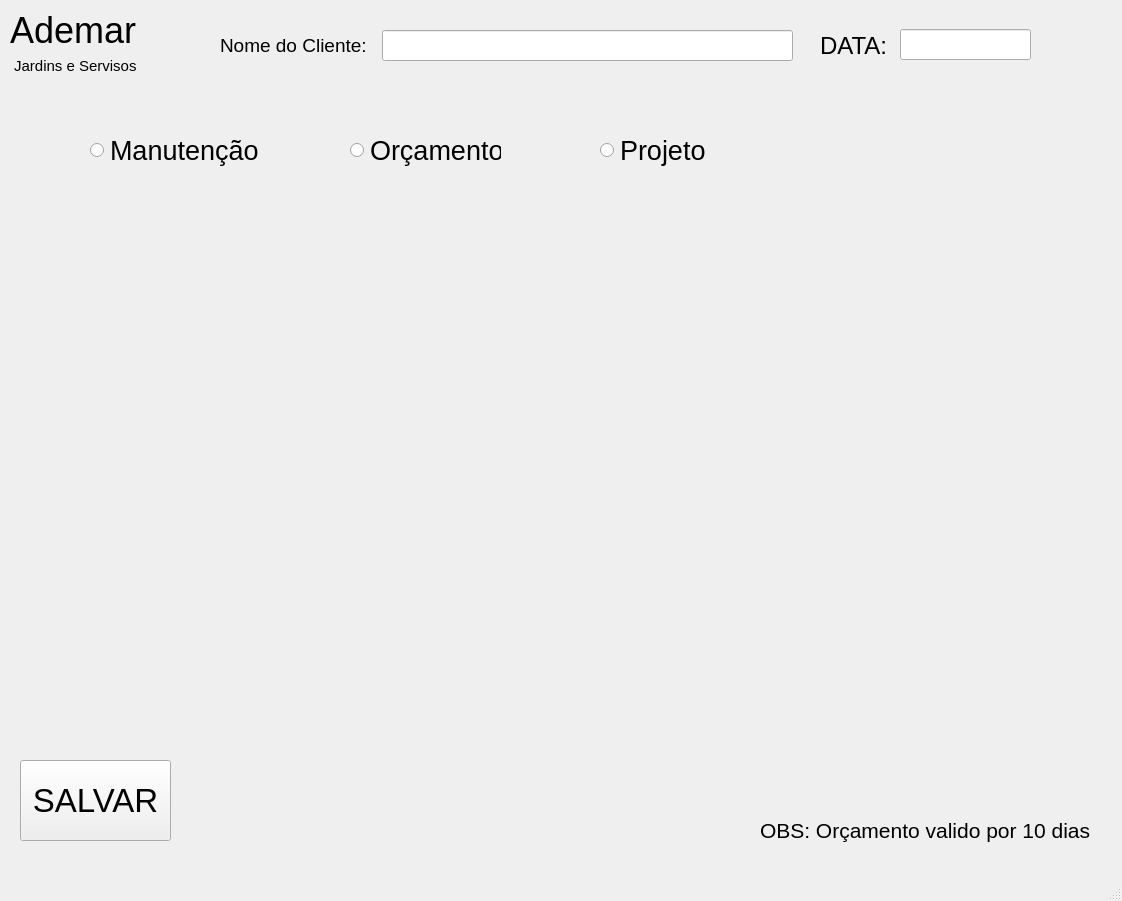
<?xml version="1.0" encoding="UTF-8"?>
<ui version="4.0">
 <class>MainWindow</class>
 <widget class="QMainWindow" name="MainWindow">
  <property name="geometry">
   <rect>
    <x>0</x>
    <y>0</y>
    <width>1122</width>
    <height>901</height>
   </rect>
  </property>
  <property name="windowTitle">
   <string>MainWindow</string>
  </property>
  <widget class="QWidget" name="centralwidget">
   <widget class="QLabel" name="label">
    <property name="geometry">
     <rect>
      <x>10</x>
      <y>10</y>
      <width>131</width>
      <height>41</height>
     </rect>
    </property>
    <property name="font">
     <font>
      <pointsize>27</pointsize>
     </font>
    </property>
    <property name="text">
     <string>Ademar</string>
    </property>
   </widget>
   <widget class="QLabel" name="label_2">
    <property name="geometry">
     <rect>
      <x>10</x>
      <y>50</y>
      <width>131</width>
      <height>31</height>
     </rect>
    </property>
    <property name="font">
     <font>
      <pointsize>11</pointsize>
     </font>
    </property>
    <property name="text">
     <string> Jardins e Servisos</string>
    </property>
   </widget>
   <widget class="QLabel" name="label_3">
    <property name="geometry">
     <rect>
      <x>220</x>
      <y>20</y>
      <width>161</width>
      <height>51</height>
     </rect>
    </property>
    <property name="font">
     <font>
      <pointsize>14</pointsize>
     </font>
    </property>
    <property name="text">
     <string>Nome do Cliente:</string>
    </property>
   </widget>
   <widget class="QLineEdit" name="lineEdit">
    <property name="geometry">
     <rect>
      <x>382</x>
      <y>30</y>
      <width>411</width>
      <height>31</height>
     </rect>
    </property>
    <property name="font">
     <font>
      <kerning>true</kerning>
     </font>
    </property>
   </widget>
   <widget class="QLabel" name="label_4">
    <property name="geometry">
     <rect>
      <x>820</x>
      <y>20</y>
      <width>91</width>
      <height>51</height>
     </rect>
    </property>
    <property name="font">
     <font>
      <pointsize>18</pointsize>
     </font>
    </property>
    <property name="text">
     <string>DATA:</string>
    </property>
   </widget>
   <widget class="QLineEdit" name="lineEdit_2">
    <property name="geometry">
     <rect>
      <x>900</x>
      <y>29</y>
      <width>131</width>
      <height>31</height>
     </rect>
    </property>
    <property name="font">
     <font>
      <pointsize>18</pointsize>
     </font>
    </property>
   </widget>
   <widget class="QRadioButton" name="radioButton">
    <property name="geometry">
     <rect>
      <x>90</x>
      <y>130</y>
      <width>171</width>
      <height>41</height>
     </rect>
    </property>
    <property name="font">
     <font>
      <pointsize>20</pointsize>
     </font>
    </property>
    <property name="text">
     <string>Manutenção</string>
    </property>
   </widget>
   <widget class="QRadioButton" name="radioButton_2">
    <property name="geometry">
     <rect>
      <x>350</x>
      <y>130</y>
      <width>151</width>
      <height>41</height>
     </rect>
    </property>
    <property name="font">
     <font>
      <pointsize>20</pointsize>
     </font>
    </property>
    <property name="text">
     <string>Orçamento</string>
    </property>
   </widget>
   <widget class="QRadioButton" name="radioButton_3">
    <property name="geometry">
     <rect>
      <x>600</x>
      <y>130</y>
      <width>151</width>
      <height>41</height>
     </rect>
    </property>
    <property name="font">
     <font>
      <pointsize>20</pointsize>
     </font>
    </property>
    <property name="text">
     <string>Projeto</string>
    </property>
   </widget>
   <widget class="QPushButton" name="pushButton">
    <property name="geometry">
     <rect>
      <x>20</x>
      <y>760</y>
      <width>151</width>
      <height>81</height>
     </rect>
    </property>
    <property name="font">
     <font>
      <pointsize>25</pointsize>
     </font>
    </property>
    <property name="text">
     <string>SALVAR</string>
    </property>
   </widget>
   <widget class="QLabel" name="label_5">
    <property name="geometry">
     <rect>
      <x>760</x>
      <y>810</y>
      <width>351</width>
      <height>41</height>
     </rect>
    </property>
    <property name="font">
     <font>
      <pointsize>16</pointsize>
     </font>
    </property>
    <property name="text">
     <string>OBS: Orçamento valido por 10 dias </string>
    </property>
   </widget>
  </widget>
  <widget class="QMenuBar" name="menubar">
   <property name="geometry">
    <rect>
     <x>0</x>
     <y>0</y>
     <width>1122</width>
     <height>21</height>
    </rect>
   </property>
  </widget>
  <widget class="QStatusBar" name="statusbar"/>
 </widget>
 <resources/>
 <connections/>
</ui>
